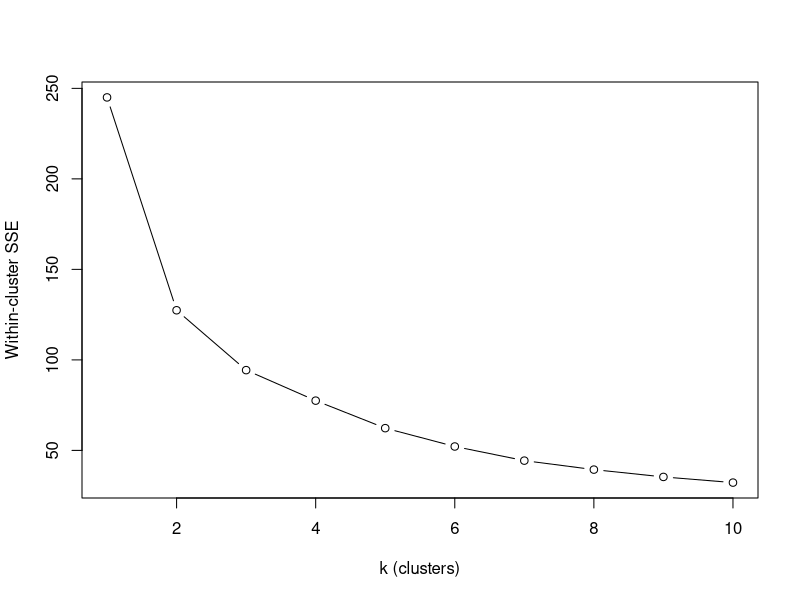
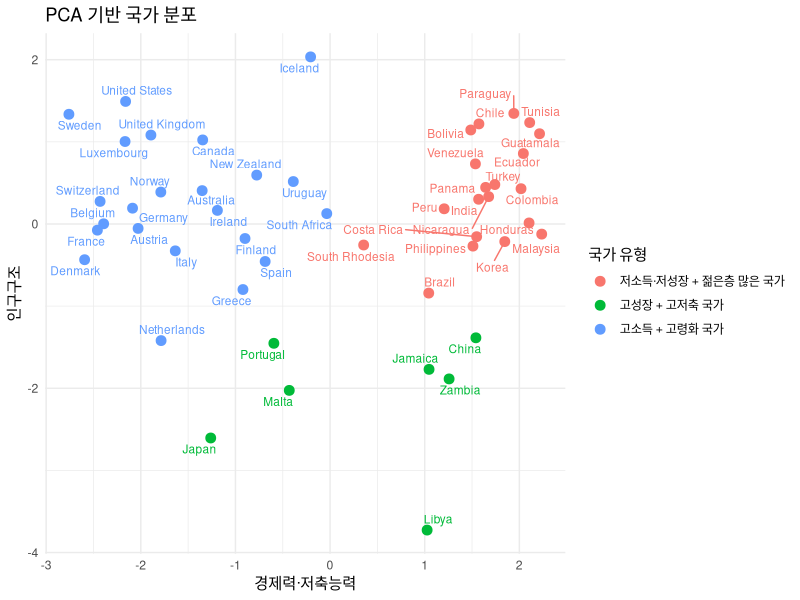
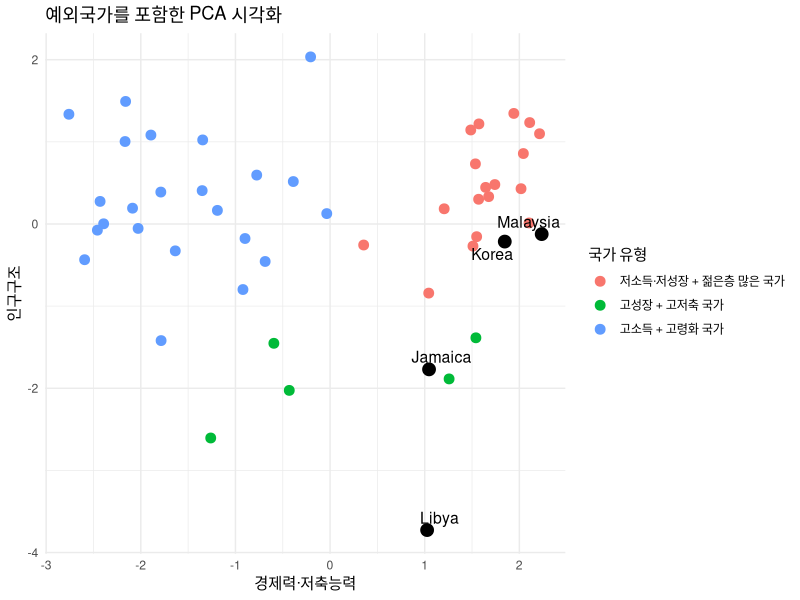

Recreate these plots in R, in order.
library(ggplot2)
library(dplyr)
library(ggrepel)

data("LifeCycleSavings")
head(LifeCycleSavings)

# 분석에 사용할 변수 선택
df <- LifeCycleSavings[, c("sr", "pop15", "pop75", "dpi", "ddpi")]

# 스케일링
df_scaled <- scale(df)

# -------------------------
# 1) 엘보우 메소드
# -------------------------
wss <- numeric(10)
for (k in 1:10) {
  wss[k] <- sum(kmeans(df_scaled, centers = k, nstart = 20)$withinss)
}

plot(1:10, wss, type = "b",
     xlab = "k (clusters)", ylab = "Within-cluster SSE")

set.seed(123)
km <- kmeans(df_scaled, centers = 3, nstart = 25)

# -------------------------
# 2) K-means 클러스터링
# -------------------------

set.seed(123)
km <- kmeans(df_scaled, centers = 3, nstart = 25)
km$cluster      # 각 국가가 어떤 클러스터인지
km$centers      # 클러스터 중심
table(km$cluster)


# 클러스터 이름 매핑
cluster_labels <- c(
  "1" = "저소득·저성장 + 젊은층 많은 국가",
  "2" = "고성장 + 고저축 국가",
  "3" = "고소득 + 고령화 국가"
)

# 클러스터 번호 추가
df_clustered <- cbind(df, cluster = km$cluster)
df_clustered$country <- rownames(LifeCycleSavings)

# -------------------------
# 3) 클러스터 특징 정량화
# -------------------------

cluster_summary <- df_clustered %>%
  group_by(cluster) %>%
  summarise(
    평균_sr = mean(sr),
    평균_pop15 = mean(pop15),
    평균_pop75 = mean(pop75),
    평균_dpi = mean(dpi),
    평균_ddpi = mean(ddpi)
  )

print("===== 클러스터별 평균값(특징 정량화) =====")
print(cluster_summary)


# -------------------------
# 4) PCA 차원축소 + 시각화
# -------------------------

pca <- prcomp(df_scaled)
pca_df <- data.frame(
  country = rownames(df),
  PC1 = pca$x[, 1],
  PC2 = pca$x[, 2],
  cluster = as.factor(km$cluster)
)

pca_df$cluster <- factor(
  pca_df$cluster,
  levels = c("1", "2", "3"),
  labels = c("저소득·저성장 + 젊은층 많은 국가", "고성장 + 고저축 국가", "고소득 + 고령화 국가")
)


ggplot(pca_df, aes(x = PC1, y = PC2, color = cluster)) +
  geom_point(size = 3) +
  geom_text_repel(aes(label = country), size = 3) +
  labs(
    title = "PCA 기반 국가 분포",
    x = "경제력·저축능력",
    y = "인구구조",
    color = "국가 유형"
  ) +
  theme_minimal()

# -------------------------
# 5) 성장률↑ + 저축률↓ 예외국가
# -------------------------

mean_ddpi <- mean(df$ddpi)
mean_sr <- mean(df$sr)

exceptions <- subset(df_clustered, ddpi > mean_ddpi & sr < mean_sr)

print("===== 성장률↑ + 저축률↓ 예외국가 =====")
print(exceptions[, c("country", "cluster", "ddpi", "sr")])

# -------------------------
# 6) 예외국가 PCA에서 강조
# -------------------------

exception_list <- exceptions$country

pca_df$exception <- ifelse(pca_df$country %in% exception_list, TRUE, FALSE)

ggplot(pca_df, aes(x = PC1, y = PC2, color = cluster)) +
  geom_point(size = 3) +
  geom_point(data = pca_df %>% filter(exception == TRUE),
             color = "#000000", size = 4) +
  geom_text_repel(data = pca_df %>% filter(exception == TRUE),
                  aes(label = country),
                  size = 4, color = "#000000") +
  labs(
    title = "예외국가를 포함한 PCA 시각화",
    x = "경제력·저축능력",
    y = "인구구조",
    color = "국가 유형"
  ) +
  theme_minimal()


